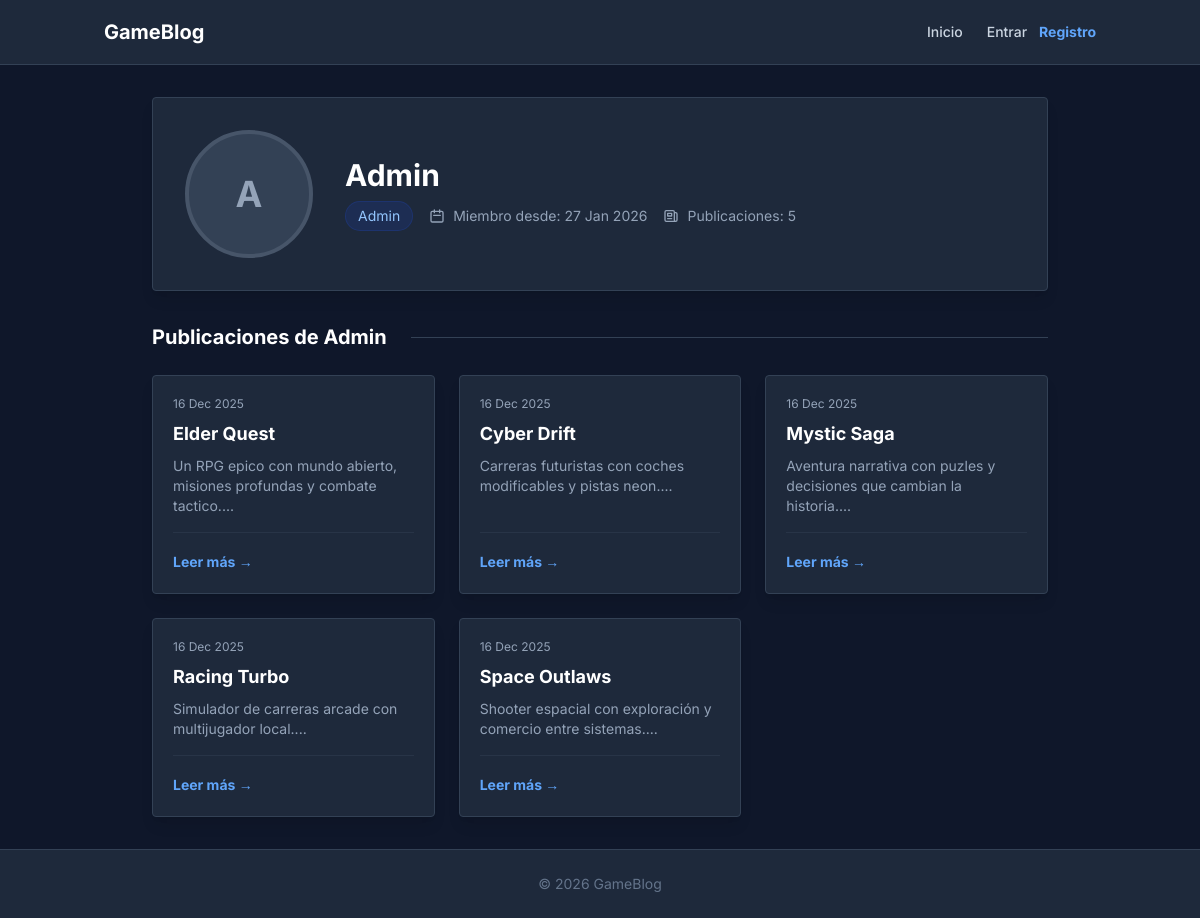
The page /index.php?action=profile&id=1 on the database as committed earlier.
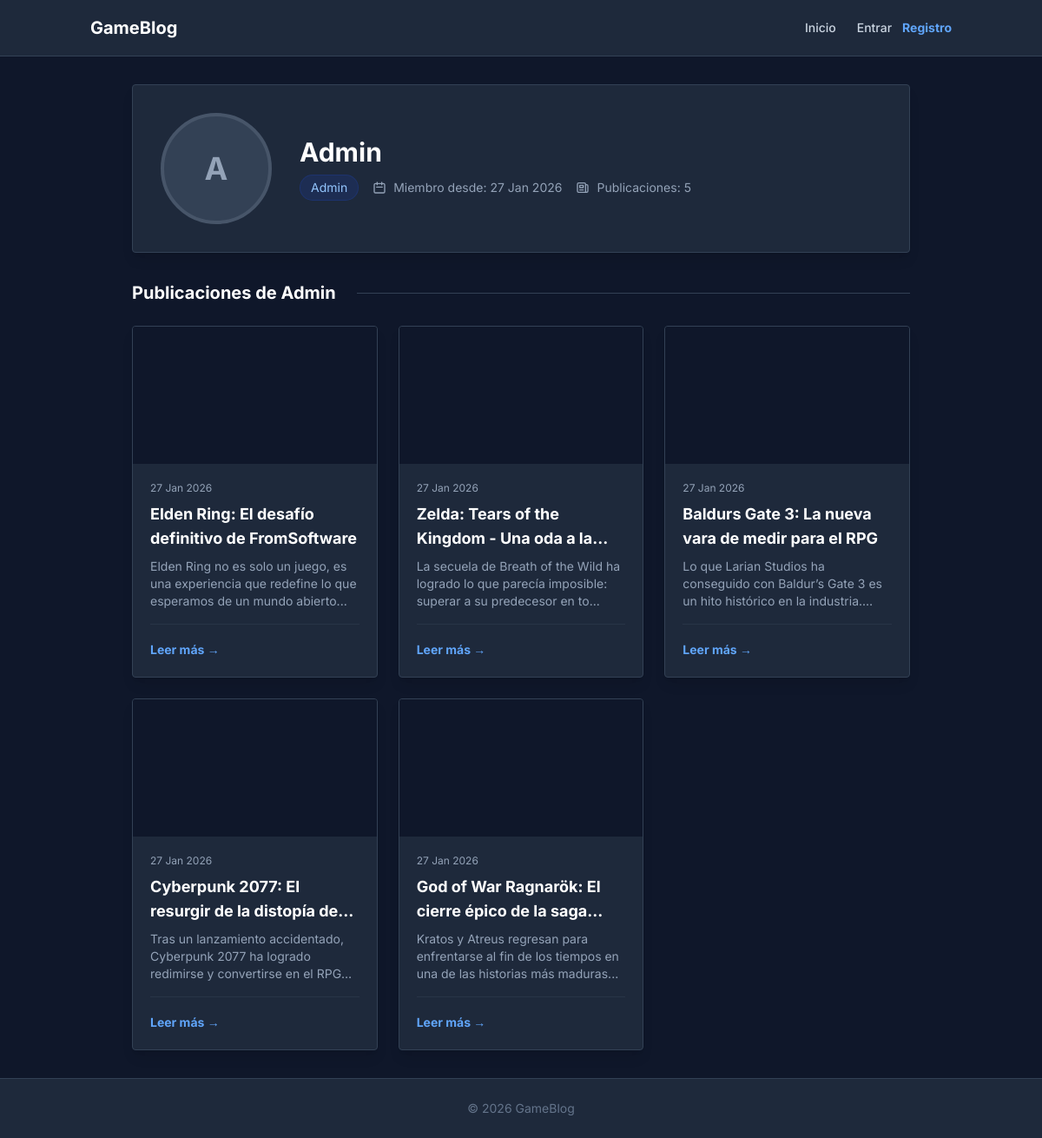
The same page on the database as committed later.
### tables this page shows
CREATE TABLE IF NOT EXISTS posts (
    id INT AUTO_INCREMENT PRIMARY KEY,
    user_id INT NOT NULL,
    title VARCHAR(150) NOT NULL,
    content TEXT NOT NULL,
    image_url VARCHAR(255) DEFAULT NULL,
    created_at TIMESTAMP DEFAULT CURRENT_TIMESTAMP,
    FOREIGN KEY (user_id) REFERENCES users(id) ON DELETE CASCADE
);

### controllers/UserController.php (called while the page is built, shortened)
<?php
require_once __DIR__ . '/../models/User.php';
class UserController {
    private $userModel;
    public function __construct() {
        $database = new Database();
        $db = $database->getConnection();
        $this->userModel = new User($db);
    }
    protected function render(string $view, array $data = []) {
        extract($data);
        include __DIR__ . '/../views/' . $view;
    }
    public function profile($id = null) {
        $user = $this->userModel->find($id);
        require_once __DIR__ . '/../models/Post.php';
        $database = new Database();
        $db = $database->getConnection();
        $postModel = new Post($db);
        $posts = $postModel->getByUser($id);
        return $this->render('users/profile.php', compact('user', 'posts'));
    }
}

### models/User.php (called while the page is built, shortened)
<?php
class User {
    private $db;
    public function __construct($db) {
        $this->db = $db;
    }
    public function find($id) {
        $stmt = $this->db->prepare("SELECT * FROM users WHERE id = ?");
        $stmt->execute([$id]);
        return $stmt->fetch();
    }
}

### models/Post.php (called while the page is built, shortened)
<?php
class Post {
    private $db;
    public function __construct($db) {
        $this->db = $db;
    }
    public function getByUser($user_id) {
        $stmt = $this->db->prepare("SELECT posts.*, users.username FROM posts JOIN users ON posts.user_id = users.id WHERE posts.user_id = ? ORDER BY posts.created_at DESC");
        $stmt->execute([$user_id]);
        return $stmt->fetchAll();
    }
}

### views/users/profile.php (the view, shortened to what the changed rows need)
<?php include __DIR__ . '/../layout/header.php'; ?>
<div class="max-w-4xl mx-auto">
    <div class="bg-slate-800 rounded border border-slate-700 p-8 shadow-lg mb-8 text-center md:text-left md:flex items-center gap-8">
        <div>
            <h1 class="text-3xl font-bold text-white mb-2"><?= htmlspecialchars($user['username']) ?></h1>
        </div>
    </div>
    <h2 class="text-xl font-bold text-white mb-6 flex items-center gap-2">
        <span>Publicaciones de <?= htmlspecialchars($user['username']) ?></span>
        <div class="h-px bg-slate-700 flex-grow ml-4"></div>
    </h2>
    <?php if (empty($posts)): ?>
        <p class="text-slate-500 italic text-center py-12 bg-slate-900/50 rounded border border-slate-700 border-dashed">
            Este usuario aún no ha publicado nada.
        </p>
    <?php else: ?>
        <div class="grid grid-cols-1 md:grid-cols-2 lg:grid-cols-3 gap-6">
            <?php foreach ($posts as $post): ?>
                <article class="bg-slate-800 rounded border border-slate-700 overflow-hidden hover:border-blue-500/50 transition-colors flex flex-col h-full shadow-lg group">
                    <?php if (!empty($post['image_url']) || !empty($post['image_path'])):
                        $img = !empty($post['image_path']) ? $post['image_path'] : $post['image_url'];
                        if (!empty($img)):
                    ?>
                        <div class="aspect-video w-full bg-slate-900 overflow-hidden relative">
                        </div>
                    <?php endif; endif; ?>
                    <div class="p-5 flex flex-col flex-grow">
                        <div class="text-xs text-slate-400 mb-2"><?= date('d M Y', strtotime($post['created_at'])) ?></div>
                        <h3 class="text-lg font-bold text-white mb-2 line-clamp-2 group-hover:text-blue-400 transition-colors">
                            <a href="index.php?action=show_post&id=<?= $post['id'] ?>">
                                <?= htmlspecialchars($post['title']) ?>
                            </a>
                        </h3>
                        <p class="text-slate-400 text-sm mb-4 line-clamp-3">
                            <?= htmlspecialchars(substr($post['content'], 0, 100)) ?>...
                        </p>
                        <div class="mt-auto pt-4 border-t border-slate-700/50">
                            <a href="index.php?action=show_post&id=<?= $post['id'] ?>" class="text-blue-400 text-sm font-bold hover:text-blue-300">Leer más &rarr;</a>
                        </div>
                    </div>
                </article>
            <?php endforeach; ?>
        </div>
    <?php endif; ?>
</div>
<?php include __DIR__ . '/../layout/footer.php'; ?>

Rows that differ between the two databases and show on the page:
removed posts: created_at "16 Dec 2025", title "Elder Quest", content "Un RPG epico con mundo abierto, misiones profundas y combate tactico."
removed posts: created_at "16 Dec 2025", title "Cyber Drift", content "Carreras futuristas con coches modificables y pistas neon."
removed posts: created_at "16 Dec 2025", title "Mystic Saga", content "Aventura narrativa con puzles y decisiones que cambian la historia."
removed posts: created_at "16 Dec 2025", title "Racing Turbo", content "Simulador de carreras arcade con multijugador local."
removed posts: created_at "16 Dec 2025", title "Space Outlaws", content "Shooter espacial con exploración y comercio entre sistemas."
added posts: created_at "27 Jan 2026", title "Elden Ring: El desafío definitivo de FromSoftware", content "Elden Ring no es solo un juego, es una experiencia que redefine lo que esperamos de un mundo abierto"
added posts: created_at "27 Jan 2026", title "Zelda: Tears of the Kingdom - Una oda a…", content "La secuela de Breath of the Wild ha logrado lo que parecía imposible: superar a su predecesor en to"
added posts: created_at "27 Jan 2026", title "Baldurs Gate 3: La nueva vara de medir para el RPG", content "Lo que Larian Studios ha conseguido con Baldur’s Gate 3 es un hito histórico en la…"
added posts: created_at "27 Jan 2026", title "Cyberpunk 2077: El resurgir de la distopía…", content "Tras un lanzamiento accidentado, Cyberpunk 2077 ha logrado redimirse y convertirse en el…"
added posts: created_at "27 Jan 2026", title "God of War Ragnarök: El cierre épico de la…", content "Kratos y Atreus regresan para enfrentarse al fin de los tiempos en una de las historias más maduras"
